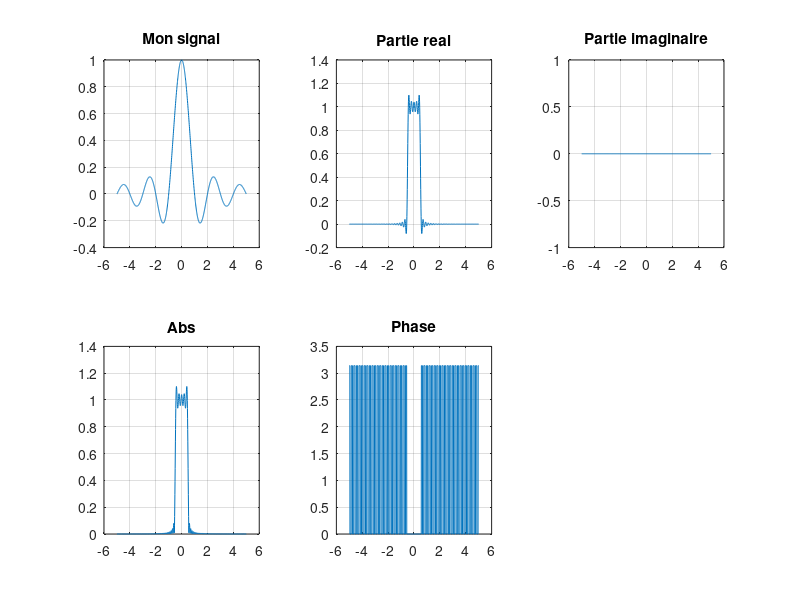

The MATLAB source for this figure:
function main()
clear all ;
close all;
hold on ;

tmin=-5;
tmax=5;

pas=0.01;
t=[tmin:pas:tmax];
a=1;

f= monSignal(t);

subplot(2,3,1);
plot(t,f);
title('Mon signal');
grid on;

i=complex(0,1);
F=@(nu)(quad(@(t)(exp(-2.*i.*pi.*nu.*t)).*monSignal(t),-5,5,1e-5));
Y=[];
for nu=t
    Y=[Y,F(nu)];
end

subplot(2,3,2);
plot(t,[real(Y)]);
grid on;
title('Partie real');

subplot(2,3,3);
plot(t,imag(Y));
grid on;
title('Partie imaginaire');

subplot(2,3,4);
plot(t,abs(Y));
grid on;
title('Abs');

subplot(2,3,5);
plot(t,abs(angle(Y)));
grid on;
title('Phase');

end

function y=monSignal(t)
y=sinc(t);
end
